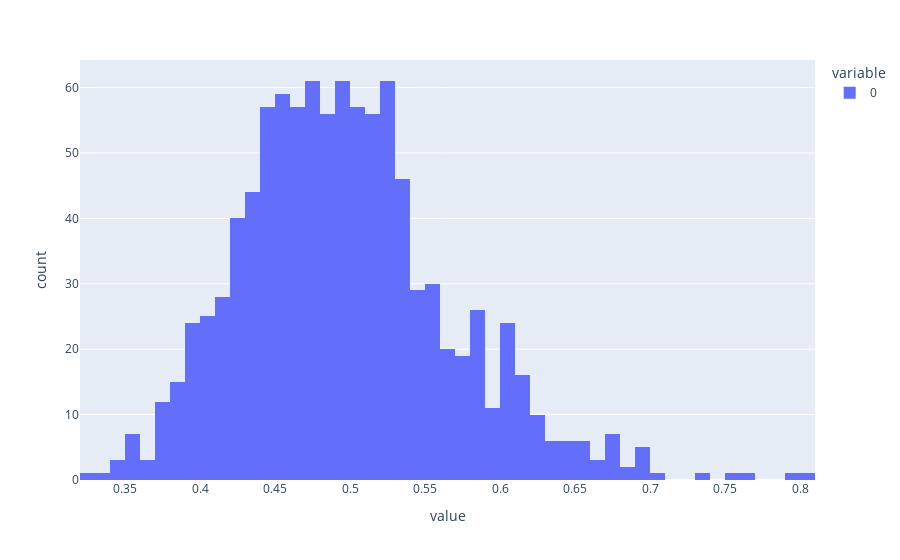

Notebook code cell kept with this figure:
### Code cell
px.histogram(data, nbins=70)

### Figure 1 — Plotly figure (JSON) as saved in the notebook; plotly's stock layout.template omitted (floating-point values rounded to 4 significant figures; data arrays with more than 128 entries replaced by an {"elided": "..."} marker saying what was removed)
{"data": [{"alignmentgroup": "True", "bingroup": "x", "hovertemplate": "variable=0<br>value=%{x}<br>count=%{y}<extra></extra>", "legendgroup": "0", "marker": {"color": "#636efa", "pattern": {"shape": ""}}, "name": "0", "nbinsx": 70, "offsetgroup": "0", "orientation": "v", "showlegend": true, "type": "histogram", "x": {"elided": "1000 float values"}, "xaxis": "x", "yaxis": "y"}], "layout": {"barmode": "relative", "legend": {"title": {"text": "variable"}, "tracegroupgap": 0}, "margin": {"t": 60}, "xaxis": {"anchor": "y", "domain": [0, 1], "title": {"text": "value"}}, "yaxis": {"anchor": "x", "domain": [0, 1], "title": {"text": "count"}}}}
